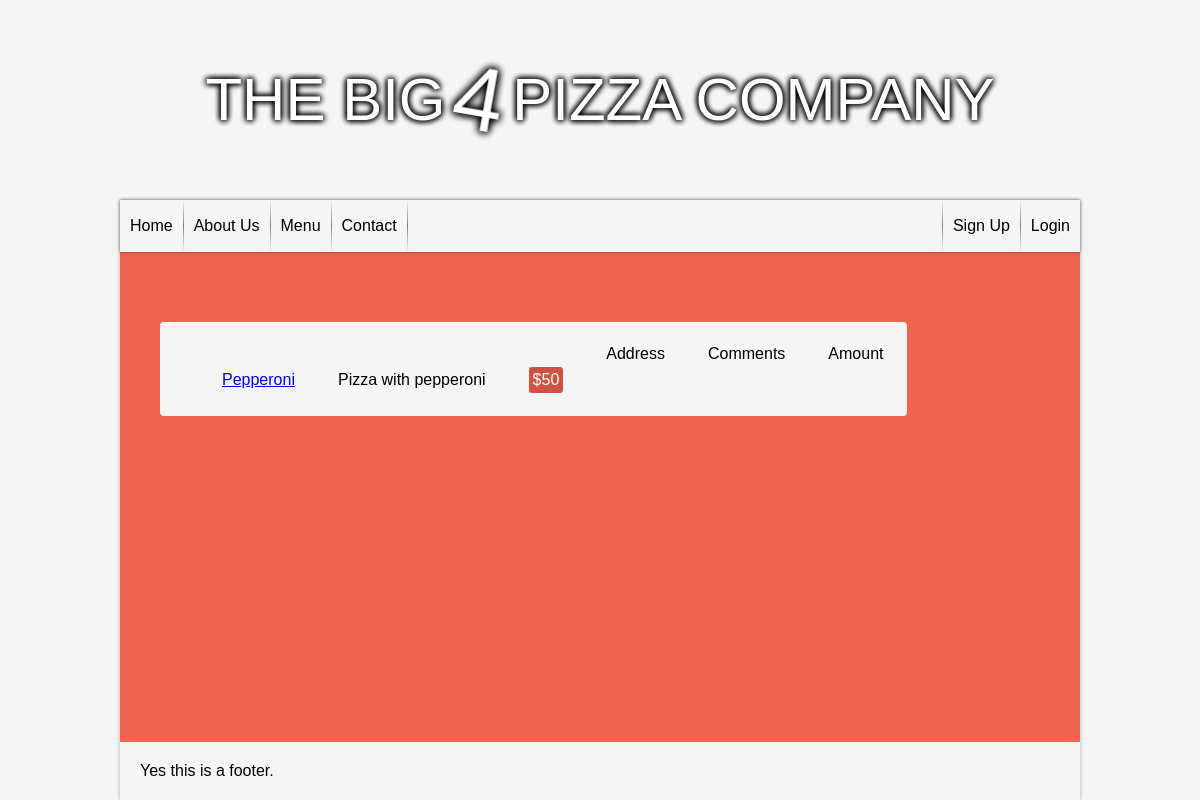
/pizza/menu/, run on the app's committed database.
### pizza/models.py (models this page shows, shortened)
class Product(models.Model):
    product_name = models.CharField(max_length=200)
    product_desc = models.CharField(max_length=200)
    price = models.IntegerField(default=0)
    link_str = models.SlugField(max_length=200, blank=True)
    pub_date = models.DateTimeField('date published')

### pizza/views.py (the view)
# urls.py: url(r'^menu/(?P<linkstr>.+)/$', views.detail, name='detail'),
def menu(request):
    latest_product_list = Product.objects.order_by('-pub_date')
    context = {'latest_product_list': latest_product_list}
    return render(request, 'pizza/menu.html', context)

### pizza/templates/pizza/menu.html (shortened to what this page needs)
{% extends "base.html" %}
{% block content %}
    <table id="foodmenu">
        {% if latest_product_list %}
            <tr>
                <td>
                <td>
                <td>
                <td>Address
                <td>Comments
                <td>Amount
            </tr>
            {% for product in latest_product_list %}
                <tr>
                    <td><a href="{% url 'pizza:menu' %}{{ product.link_str }}/">{{ product.product_name }}</a></td>
                    <td>{{ product.product_desc }}</td>
                    <td>
                        <div class="pricelabel">
                            ${{ product.price }} <br>
                        </div>
                    </td>
                </tr>
            {% endfor %}
        {% else %}
            <tr>
                <td>No products are available.</td>
            <tr>
        {% endif %}
    </table>
{% endblock %}

### pizza/static/pizza/style.css (style rules this page uses)
:root { --primary-color: rgb(245, 245, 245); --secondary-color: rgb(240, 100, 80); --text-color: black; --header-text-color: white; --button-color: #ff8ca3; --button-color2: hsl(351, 100%, 57%); --button-text-color: white; --main-lateral-margin: 10%; --main-width: calc(100% - 2 * var(--main-lateral-margin)); --main-top: 200px; }
body { margin: 0; background-color: var(--primary-color); font-family: sans-serif; }
#foodmenu { clear: both; background: var(--primary-color); margin: 70px 40px 70px 40px; padding: 20px; border-radius: 4px; }
#foodmenu td { padding-left: 40px; }
.pricelabel { background: rgb(206, 83, 68); color: white; border-radius: 3px; padding: 4px; }

### data on the page
Product: product_name "Pepperoni", product_desc "Pizza with pepperoni", price "50"
